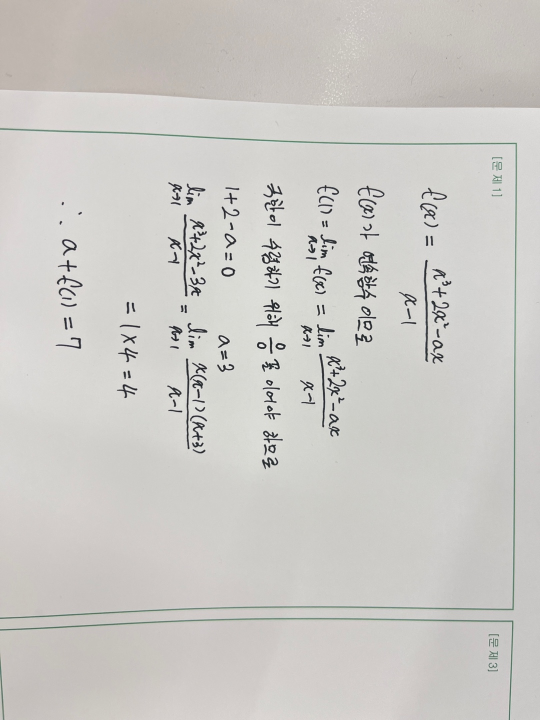
#> input picture exam/exam1.jpg, 1080 x 1440 px, found by its file name (shown at 1/2 size); its folder holds only this picture in this run
$ python -i set.py   (imports and definitions only)
#> lines starting #> are read from the running program, lines starting #| are printed output that depends on the picture
from PIL import Image, ExifTags
import os

def setting():
    # 경로 설정
    exam_folder = 'exam'

    # 라벨링 폴더
    left_to_right_folder = 'dataset/left_to_right'
    top_to_bottom_folder = 'dataset/top_to_bottom'
    right_to_left_folder = 'dataset/right_to_left'
    bottom_to_top_folder = 'dataset/bottom_to_top'

    # 디렉토리가 없는 경우 생성(학습 후 데이터를 지우기 때문)
    os.makedirs(left_to_right_folder, exist_ok=True)
    os.makedirs(top_to_bottom_folder, exist_ok=True)
    os.makedirs(right_to_left_folder, exist_ok=True)
    os.makedirs(bottom_to_top_folder, exist_ok=True)

    # 회전 각도 리스트
    angles = [0, 90, 180, 270]

    # EXIF orientation 태그 가져오기
    for orientation in ExifTags.TAGS.keys():
        if ExifTags.TAGS[orientation] == 'Orientation':
            break

    # exam 폴더의 모든 이미지 파일에 대해 처리
    for filename in os.listdir(exam_folder):
        if filename.endswith('.jpg') or filename.endswith('.png'):  # 이미지 파일만 처리
            file_path = os.path.join(exam_folder, filename)

            # 이미지 열기
            img = Image.open(file_path)
#> img is the input picture: PIL image 1080x1440 RGB; mean R, G, B 203.9, 202.1, 198.3

            # EXIF 데이터 : 카메라 제조사 및 모델, 촬영 날짜 및 시간, 노출 시간, 조리개 값, ISO 감도, 초점 거리, 플래시 상태, 해상도 및 이미지 크기, GPS 데이터, 이미지 방향
            # EXIF 데이터 초기화(이미지의 회전 정보 초기화, 데이터 단순화)
            img_exif = img._getexif()
#> img_exif = 7 items
            if img_exif is not None:
                img_exif = dict(img_exif.items())
                orientation_value = img_exif.get(orientation, None)
#> orientation_value = 1
                if orientation_value == 3:
                    img = img.rotate(180, expand=True)
                elif orientation_value == 6:
                    img = img.rotate(270, expand=True)
                elif orientation_value == 8:
                    img = img.rotate(90, expand=True)

            # 파일 확장자 추출
            file_extension = os.path.splitext(filename)[1]

            # 파일 이름에서 확장자 제거
            base_filename = os.path.splitext(os.path.basename(file_path))[0]

            # 각 각도로 이미지 회전 및 저장
            for i, angle in enumerate(angles):
                new_filename = f"{base_filename}_{i * 90}{file_extension}"

                if i == 0:
                    save_path = os.path.join(left_to_right_folder, new_filename)
                elif i == 1:
                    save_path = os.path.join(top_to_bottom_folder, new_filename)
                elif i == 2:
                    save_path = os.path.join(right_to_left_folder, new_filename)
                elif i == 3:
                    save_path = os.path.join(bottom_to_top_folder, new_filename)

                # 이미지 회전 및 저장
                rotated_img = img.rotate(-angle, expand=True)
                rotated_img.save(save_path)
#> this loop made 4 passes
#> pass 2, in setting, `rotated_img = img.rotate(-angle, expand=True)`:
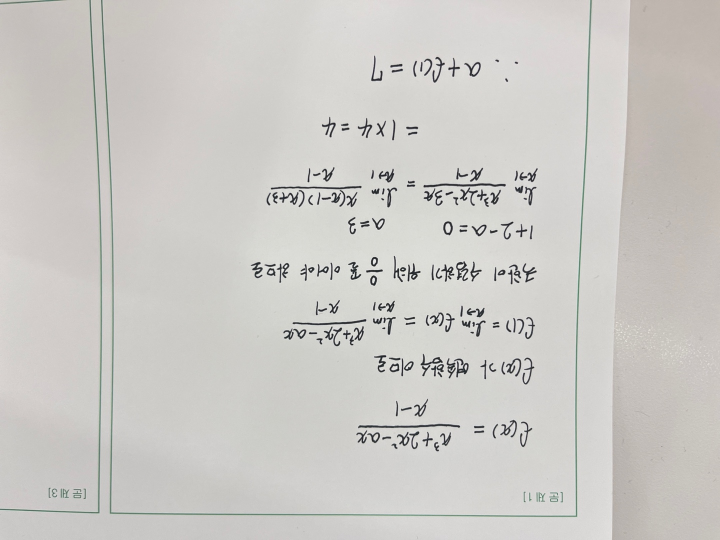
#> rotated_img: PIL image 1440x1080 RGB (shown at 1/2 size); mean R, G, B 203.9, 202.1, 198.3
#> pass 3, in setting, `rotated_img = img.rotate(-angle, expand=True)`:
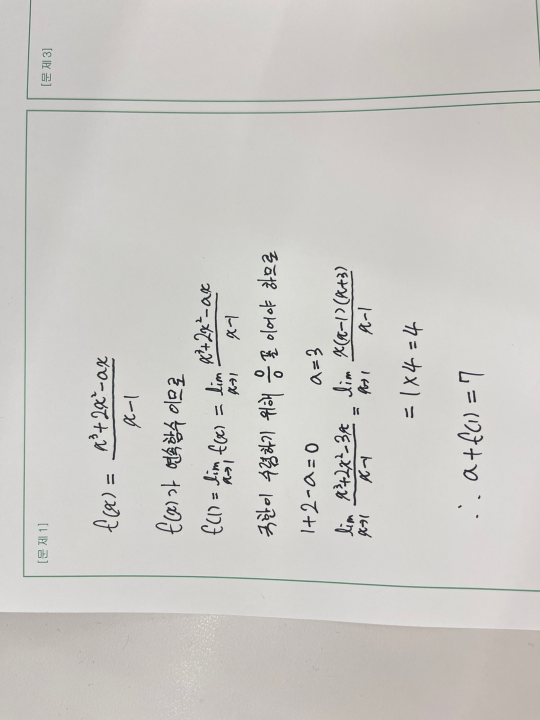
#> rotated_img: PIL image 1080x1440 RGB (shown at 1/2 size); mean R, G, B 203.9, 202.1, 198.3
#> after the loop:
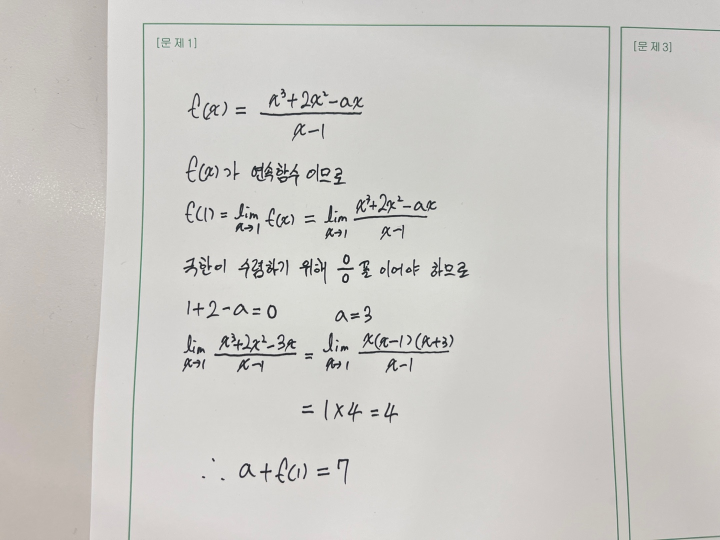
#> rotated_img: PIL image 1440x1080 RGB (shown at 1/2 size); mean R, G, B 203.9, 202.1, 198.3

>>> result = setting()

$ run again, on exam/exam13.jpg
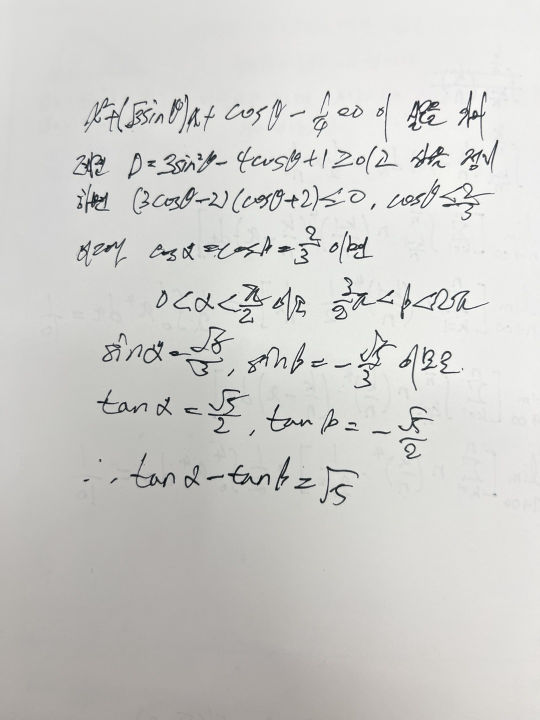
#> input picture exam/exam13.jpg, 1080 x 1440 px, found by its file name (shown at 1/2 size)
#> in setting, img is the input picture: PIL image 1080x1440 RGB; mean R, G, B 206.8, 206.3, 203.4
#> img_exif = {34665: 38, 274: 8, 40962: 1080, 40963: 1440}
#> orientation_value = 8
#> in setting, `img = img.rotate(90, expand=True)`:
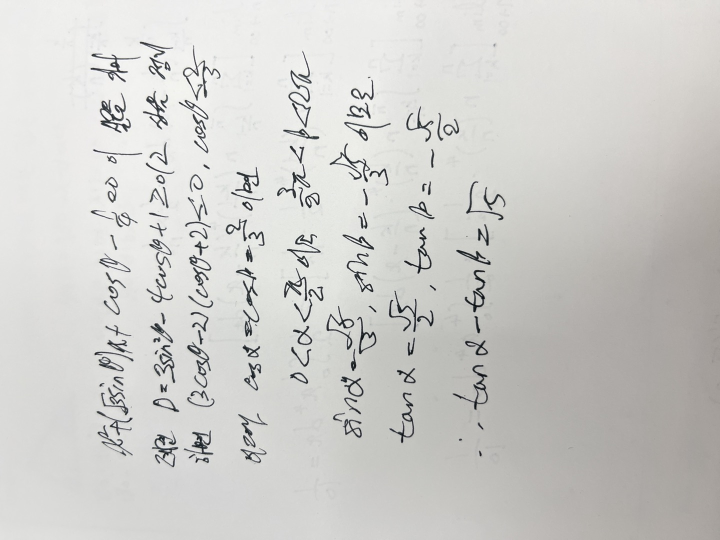
#> img: PIL image 1440x1080 RGB (shown at 1/2 size); mean R, G, B 206.8, 206.3, 203.4
#> after the loop in setting, `for i, angle in enumerate(angles):`:
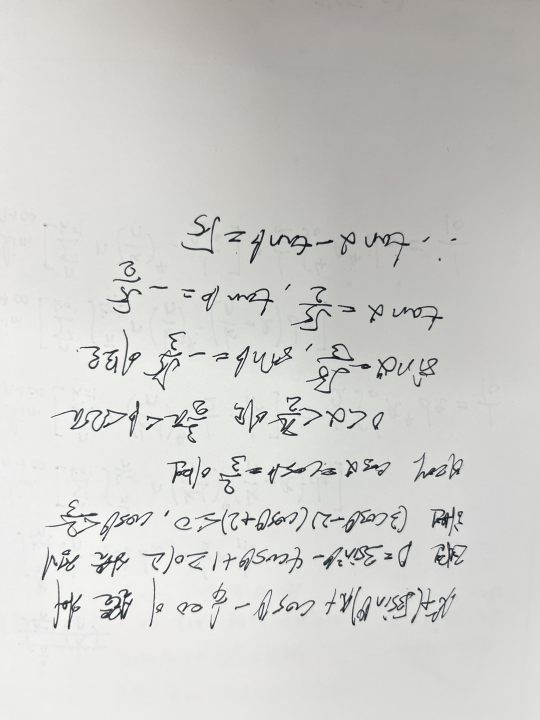
#> rotated_img: PIL image 1080x1440 RGB (shown at 1/2 size); mean R, G, B 206.8, 206.3, 203.4

$ run again, on exam/exam14.jpg
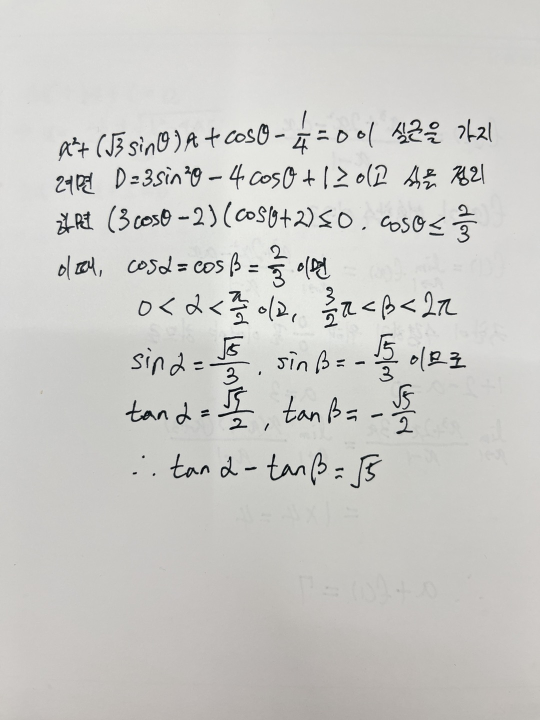
#> input picture exam/exam14.jpg, 1080 x 1440 px, found by its file name (shown at 1/2 size)
#> in setting, img is the input picture: PIL image 1080x1440 RGB; mean R, G, B 203.8, 203.2, 199.9
#> img_exif = {34665: 38, 274: 1, 40962: 1080, 40963: 1440}
#> orientation_value = 1
#> the loop in setting, `for i, angle in enumerate(angles):` made 4 passes
#> pass 3, in setting, `rotated_img = img.rotate(-angle, expand=True)`:
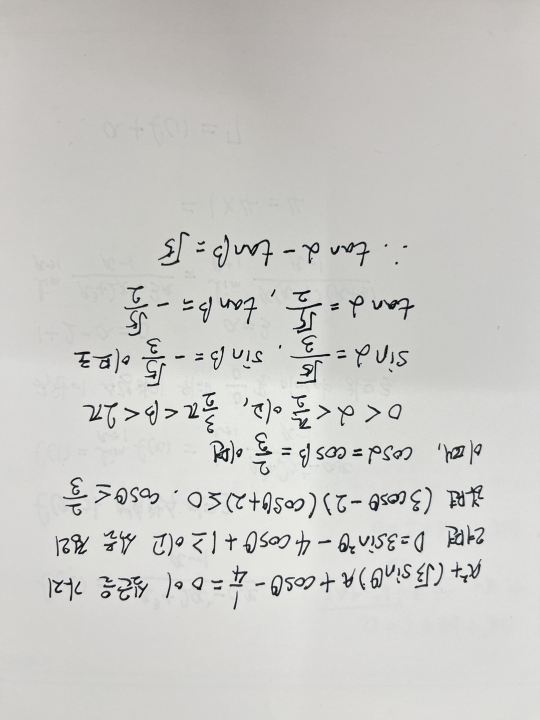
#> rotated_img: PIL image 1080x1440 RGB (shown at 1/2 size); mean R, G, B 203.8, 203.2, 199.9
#> after the loop in setting, `for i, angle in enumerate(angles):`:
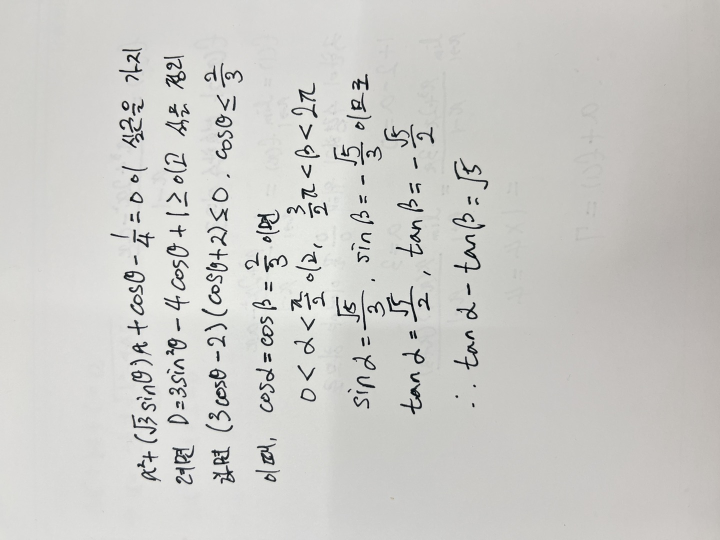
#> rotated_img: PIL image 1440x1080 RGB (shown at 1/2 size); mean R, G, B 203.8, 203.2, 199.9

$ run again, on exam/exam15.jpg
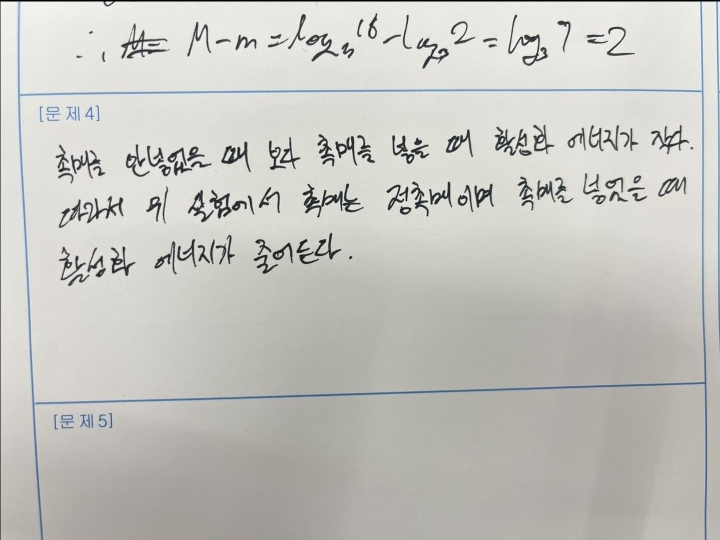
#> input picture exam/exam15.jpg, 1440 x 1080 px, found by its file name (shown at 1/2 size)
#> in setting, img is the input picture: PIL image 1440x1080 RGB; mean R, G, B 196.4, 195.8, 190.9
#> the loop in setting, `for i, angle in enumerate(angles):` made 4 passes
#> pass 3, in setting, `rotated_img = img.rotate(-angle, expand=True)`:
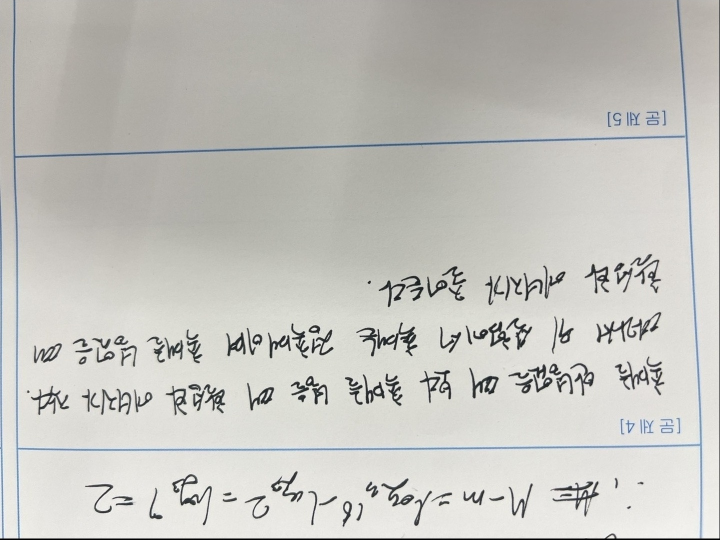
#> rotated_img: PIL image 1440x1080 RGB (shown at 1/2 size); mean R, G, B 196.4, 195.8, 190.9
#> after the loop in setting, `for i, angle in enumerate(angles):`:
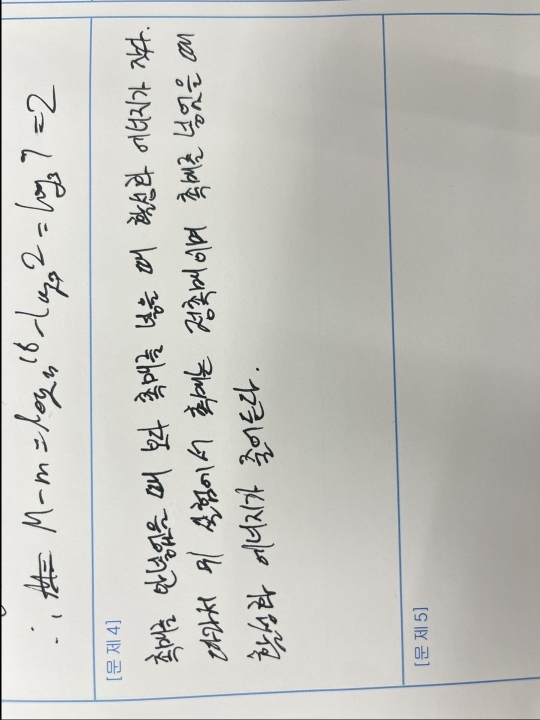
#> rotated_img: PIL image 1080x1440 RGB (shown at 1/2 size); mean R, G, B 196.4, 195.8, 190.9

$ run again, on exam/exam10.jpg
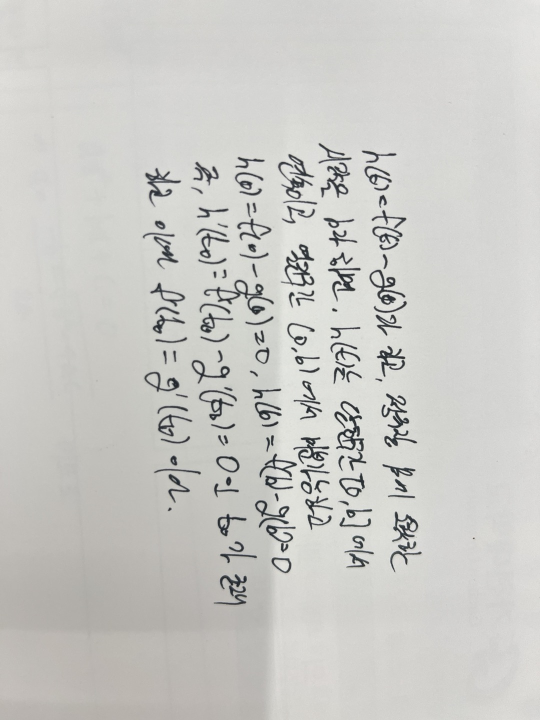
#> input picture exam/exam10.jpg, 1080 x 1440 px, found by its file name (shown at 1/2 size)
#> in setting, img is the input picture: PIL image 1080x1440 RGB; mean R, G, B 202.3, 202, 198.4
#> img_exif = {34665: 38, 274: 3, 40962: 1080, 40963: 1440}
#> orientation_value = 3
#> in setting, `img = img.rotate(180, expand=True)`:
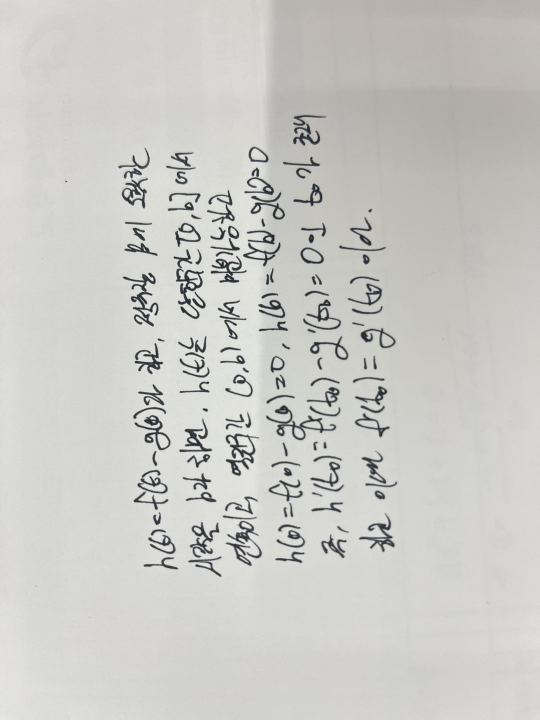
#> img: PIL image 1080x1440 RGB (shown at 1/2 size); mean R, G, B 202.3, 202, 198.4
#> after the loop in setting, `for i, angle in enumerate(angles):`:
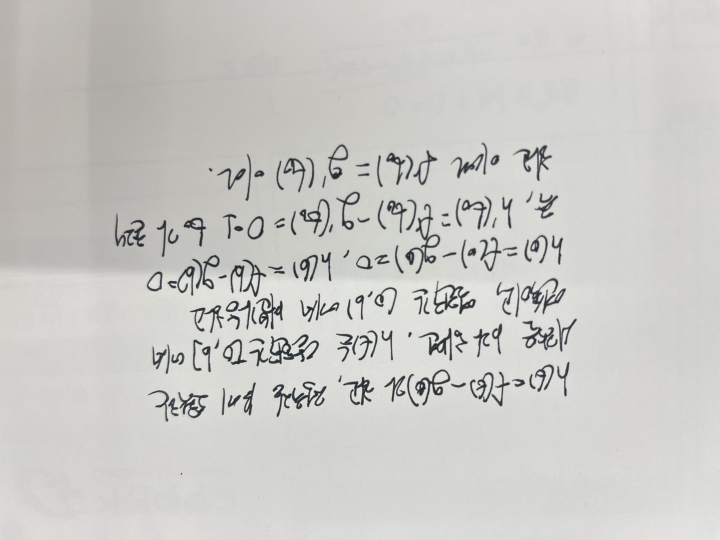
#> rotated_img: PIL image 1440x1080 RGB (shown at 1/2 size); mean R, G, B 202.3, 202, 198.4
